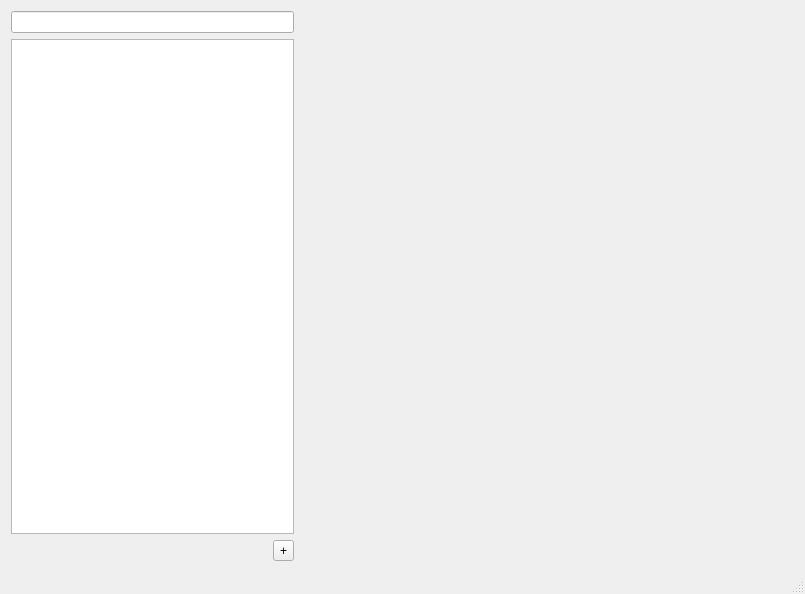
<?xml version="1.0" encoding="UTF-8"?>
<ui version="4.0">
 <class>MainWindow</class>
 <widget class="QMainWindow" name="MainWindow">
  <property name="geometry">
   <rect>
    <x>0</x>
    <y>0</y>
    <width>805</width>
    <height>594</height>
   </rect>
  </property>
  <property name="sizePolicy">
   <sizepolicy hsizetype="Preferred" vsizetype="Expanding">
    <horstretch>0</horstretch>
    <verstretch>0</verstretch>
   </sizepolicy>
  </property>
  <property name="minimumSize">
   <size>
    <width>500</width>
    <height>0</height>
   </size>
  </property>
  <property name="windowTitle">
   <string>MainWindow</string>
  </property>
  <widget class="QWidget" name="centralWidget">
   <layout class="QHBoxLayout" name="horizontalLayout_2">
    <property name="spacing">
     <number>0</number>
    </property>
    <item>
     <layout class="QVBoxLayout" name="verticalLayout">
      <item>
       <widget class="QLineEdit" name="searchLIne">
        <property name="sizePolicy">
         <sizepolicy hsizetype="Preferred" vsizetype="Fixed">
          <horstretch>0</horstretch>
          <verstretch>0</verstretch>
         </sizepolicy>
        </property>
       </widget>
      </item>
      <item>
       <widget class="QListView" name="contactList">
        <property name="sizePolicy">
         <sizepolicy hsizetype="Preferred" vsizetype="Expanding">
          <horstretch>0</horstretch>
          <verstretch>0</verstretch>
         </sizepolicy>
        </property>
       </widget>
      </item>
      <item>
       <layout class="QHBoxLayout" name="horizontalLayout">
        <item>
         <spacer name="horizontalSpacer">
          <property name="orientation">
           <enum>Qt::Horizontal</enum>
          </property>
          <property name="sizeHint" stdset="0">
           <size>
            <width>40</width>
            <height>20</height>
           </size>
          </property>
         </spacer>
        </item>
        <item>
         <widget class="QToolButton" name="addContact">
          <property name="text">
           <string>+</string>
          </property>
         </widget>
        </item>
       </layout>
      </item>
     </layout>
    </item>
    <item>
     <widget class="QWidget" name="widget" native="true">
      <property name="sizePolicy">
       <sizepolicy hsizetype="Preferred" vsizetype="Expanding">
        <horstretch>0</horstretch>
        <verstretch>0</verstretch>
       </sizepolicy>
      </property>
      <property name="minimumSize">
       <size>
        <width>500</width>
        <height>0</height>
       </size>
      </property>
      <layout class="QHBoxLayout" name="horizontalLayout_3">
       <property name="margin">
        <number>0</number>
       </property>
       <item>
        <spacer name="horizontalSpacer_2">
         <property name="orientation">
          <enum>Qt::Horizontal</enum>
         </property>
         <property name="sizeHint" stdset="0">
          <size>
           <width>497</width>
           <height>20</height>
          </size>
         </property>
        </spacer>
       </item>
      </layout>
     </widget>
    </item>
   </layout>
  </widget>
  <widget class="QMenuBar" name="menuBar">
   <property name="geometry">
    <rect>
     <x>0</x>
     <y>0</y>
     <width>805</width>
     <height>25</height>
    </rect>
   </property>
  </widget>
  <widget class="QStatusBar" name="statusBar"/>
 </widget>
 <layoutdefault spacing="6" margin="11"/>
 <resources/>
 <connections/>
</ui>
